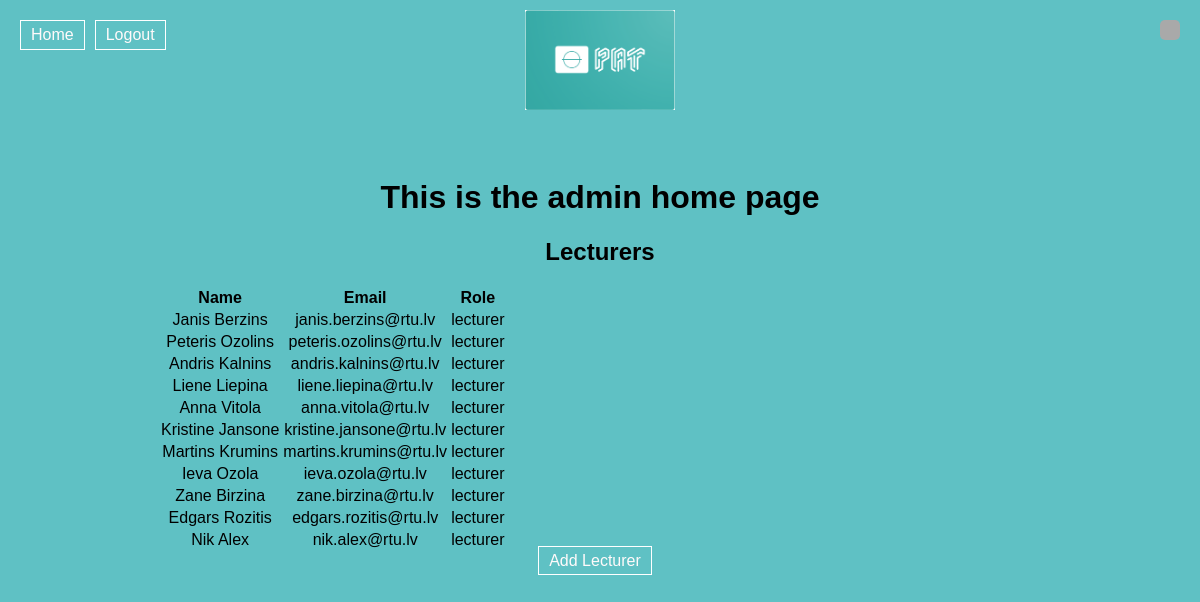
/home_admin (signed in), run on the app's committed database.
### website/models.py (models this page shows)
class User(db.Model, UserMixin):
    id = db.Column(db.Integer, primary_key=True)
    email = db.Column(db.String(150), unique=True)
    password = db.Column(db.String(150))
    first_name = db.Column(db.String(150))
    role = db.Column(db.String(10), default='student')  # Possible values: admin, lecturer, student

### website/views.py (the view)
@views.route('/home_admin')
@login_required
def home_admin():
    if current_user.role == 'admin':
        db_path = 'instance/database.db'
        lecturers = get_lecturers(db_path)
        lecturers_list = [{'id': id, 'email': email, 'first_name': first_name, 'role': role}
                          for id, email, first_name, role in lecturers]
        return render_template("home_admin.html", user=current_user, lecturers=lecturers_list)
    else:
        flash("You are not authorized to access this page.", category="error")
        return redirect(url_for("views.home"))

### fetchLecturers.py (called while the page is built)
def get_lecturers(db_path):
    conn = sqlite3.connect(db_path)
    cur = conn.cursor()
    query = "SELECT id, email, first_name, role FROM user WHERE role='lecturer'"
    cur.execute(query)
    lecturers = cur.fetchall()
    conn.close()
    return lecturers

### website/__init__.py (called while the page is built)
def create_app():
    app = Flask(__name__)
    app.config['SECRET_KEY'] = 'hjshjhdjah kjshkjdhjs'
    app.config['SQLALCHEMY_DATABASE_URI'] = f'sqlite:///{DB_NAME}'
    db.init_app(app)
    from .views import views
    from .auth import auth
    app.register_blueprint(views, url_prefix='/')
    app.register_blueprint(auth, url_prefix='/')
    from .models import User
    create_database(app)
    login_manager = LoginManager()
    login_manager.login_view = 'auth.login'
    login_manager.init_app(app)
    @login_manager.user_loader
    def load_user(id):
        return User.query.get(int(id))
    return app

### website/templates/home_admin.html (shortened to what this page needs)
{% extends "base.html" %}
{% block content %}
<h1>This is the admin home page</h1>
<div class="lecturers-list">
    <h2>Lecturers</h2>
    <table>
        <thead>
            <tr>
                <th>Name</th>
                <th>Email</th>
                <th>Role</th>
            </tr>
        </thead>
        <tbody>
            {% for lecturer in lecturers %}
            <tr>
                <td>{{ lecturer.first_name }}</td>
                <td>{{ lecturer.email }}</td>
                <td>{{ lecturer.role }}</td>
            </tr>
            {% else %}
            <tr>
                <td colspan="3">No lecturers found.</td>
            </tr>
            {% endfor %}
        </tbody>
    </table>
</div>
<a href="{{ url_for('views.add_lecturer') }}" class="btn btn-primary">Add Lecturer</a>
{% endblock %}

### website/templates/base.html (shortened to what this page needs)
<!DOCTYPE html>
<html>
<head>
<img src="../static/PAT_LOGO.png" alt="My Website Logo" class="logo">
</head>
<body>
  <div class="sidebar-buttons"> {% if user.is_authenticated %}
      <a class="nav-item nav-link" id="home" href="/">Home</a>
      <a class="nav-item nav-link" id="logout" href="/logout">Logout</a>
    {% else %}
      <a class="nav-item nav-link" id="login" href="/login">Login</a>
      <a class="nav-item nav-link" id="signUp" href="/sign-up">Sign Up</a>
    {% endif %}
  </div>
  <div class="container">
    {% block content %}{% endblock %}
  </div>
  <div id="error-message" class="error-message"></div>
</body>
</html>

### website/templates/base.html (style rules this page uses)
body { background-color: rgb(95, 193, 196); display: flex; min-height: 100vh; flex-direction: column; font-family: Arial, sans-serif; }
.container { flex: 1; text-align: center; padding: 150px; }
.sidebar-buttons { position: fixed; top: 20px; left: 20px; display: flex; align-items: center; }
.sidebar-buttons a, .btn-primary { margin-right: 10px; padding: 5px 10px; border: 1px solid rgb(255, 255, 255); background-color: transparent; color: rgb(255, 250, 250); text-decoration: none; cursor: pointer; }
.logo { position: absolute; top: 0; left: 50%; transform: translateX(-50%); padding: 10px; width: 150px; height: 100px; }
.error-message { position: fixed; top: 20px; right: 20px; background-color: rgb(169, 169, 169); color: white; padding: 10px; border-radius: 5px; z-index: 10; }

### data on the page
User: first_name "Janis Berzins", email "janis.berzins@rtu.lv", role "lecturer"
User: first_name "Peteris Ozolins", email "peteris.ozolins@rtu.lv", role "lecturer"
User: first_name "Andris Kalnins", email "andris.kalnins@rtu.lv", role "lecturer"
User: first_name "Liene Liepina", email "liene.liepina@rtu.lv", role "lecturer"
User: first_name "Anna Vitola", email "anna.vitola@rtu.lv", role "lecturer"
User: first_name "Kristine Jansone", email "kristine.jansone@rtu.lv", role "lecturer"
User: first_name "Martins Krumins", email "martins.krumins@rtu.lv", role "lecturer"
User: first_name "Ieva Ozola", email "ieva.ozola@rtu.lv", role "lecturer"
User: first_name "Zane Birzina", email "zane.birzina@rtu.lv", role "lecturer"
User: first_name "Edgars Rozitis", email "edgars.rozitis@rtu.lv", role "lecturer"
User: first_name "Nik Alex", email "nik.alex@rtu.lv", role "lecturer"
